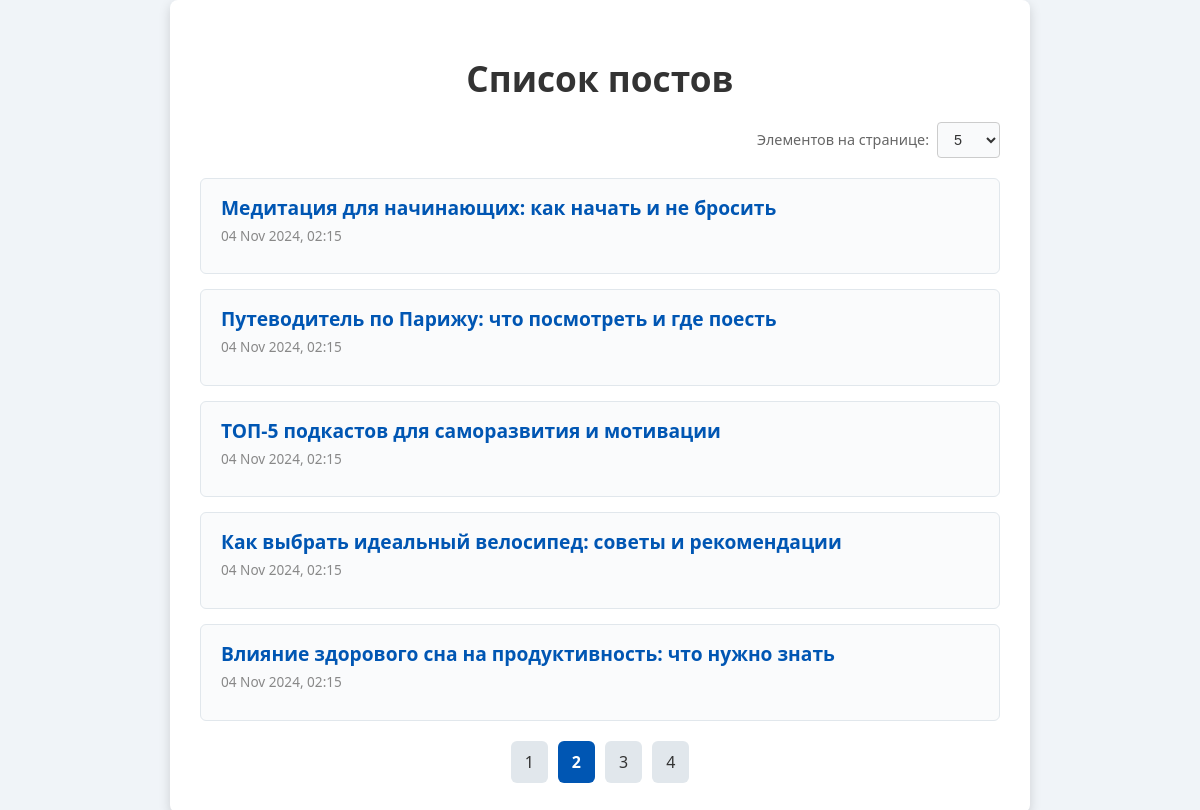
The page /?page=2&per_page=5 on the database its author committed.
### blog/models.py (models this page shows, shortened)
class Post(models.Model):
    title = models.CharField(max_length=200)
    content = models.TextField()
    created_at = models.DateTimeField(auto_now_add=True)

### blog/views.py (the view)
# urls.py: path('', views.post_list, name='post_list'),
def post_list(request):
    posts = Post.objects.all()
    per_page = request.GET.get('per_page', 5)  # Значение по умолчанию - 5
    paginator = Paginator(posts, per_page)
    page_number = request.GET.get('page')
    page_obj = paginator.get_page(page_number)
    context = {
        'page_obj': page_obj,
        'per_page': per_page,
    }
    return render(request, 'blog/post_list.html', context)

### blog/templates/blog/post_list.html (shortened to what this page needs)
<!DOCTYPE html>
<html lang="ru">
<head>
</head>
<body>
    <div class="container">
        <h1>Список постов</h1>
        <form method="get">
            <label for="per_page">Элементов на странице:</label>
            <select name="per_page" id="per_page" onchange="this.form.submit()">
                <option value="5" {% if per_page == '5' %}selected{% endif %}>5</option>
            </select>
        </form>
        <ul>
            {% for post in page_obj %}
                <li class="post-item">
                    <p class="post-title">{{ post.title }}</p>
                    <p class="post-date">{{ post.created_at|date:"d M Y, H:i" }}</p>
                </li>
            {% endfor %}
        </ul>
        <ul class="pagination">
            {% for num in page_obj.paginator.page_range %}
                {% if page_obj.number == num %}
                    <li class="active"><span>{{ num }}</span></li>
                {% else %}
                    <li><a href="?page={{ num }}&per_page={{ per_page }}">{{ num }}</a></li>
                {% endif %}
            {% endfor %}
        </ul>
    </div>
</body>
</html>

### blog/templates/blog/post_list.html (style rules this page uses)
body { font-family: 'Segoe UI', Tahoma, Geneva, Verdana, sans-serif; background-color: #f0f4f8; color: #444; margin: 0; padding: 0; display: flex; justify-content: center; align-items: center; min-height: 100vh; }
.container { max-width: 800px; width: 100%; padding: 30px; background-color: #fff; box-shadow: 0 4px 12px rgba(0, 0, 0, 0.15); border-radius: 8px; }
h1 { text-align: center; color: #333; font-size: 2.2em; margin-bottom: 20px; }
form { display: flex; justify-content: flex-end; align-items: center; margin-bottom: 20px; }
form label { margin-right: 8px; font-size: 0.9em; color: #666; }
select { padding: 8px 12px; font-size: 0.9em; border: 1px solid #ccc; border-radius: 4px; background-color: #f9fafb; color: #333; cursor: pointer; }
ul { list-style-type: none; padding: 0; margin: 0; }
.post-item { padding: 15px 20px; margin-bottom: 15px; border: 1px solid #e1e7ec; border-radius: 6px; background-color: #fafbfc; transition: transform 0.2s, box-shadow 0.2s; }
.post-title { font-size: 1.2em; font-weight: 600; color: #0056b3; margin: 0; }
.post-date { color: #888; font-size: 0.85em; margin-top: 5px; }
.pagination { display: flex; justify-content: center; list-style-type: none; padding: 0; margin-top: 20px; }
.pagination li { margin: 0 5px; }
.pagination li a, .pagination li span { display: block; padding: 10px 14px; text-decoration: none; color: #333; background-color: #e1e7ec; border-radius: 6px; transition: background-color 0.3s, color 0.3s; }
.pagination li.active span { font-weight: bold; color: #fff; background-color: #0056b3; }

### rows shown on the page
Post: title "Медитация для начинающих: как начать и не бросить", created_at "04 Nov 2024, 02:15"
Post: title "Путеводитель по Парижу: что посмотреть и где поесть", created_at "04 Nov 2024, 02:15"
Post: title "ТОП-5 подкастов для саморазвития и мотивации", created_at "04 Nov 2024, 02:15"
Post: title "Как выбрать идеальный велосипед: советы и рекомендации", created_at "04 Nov 2024, 02:15"
Post: title "Влияние здорового сна на продуктивность: что нужно знать", created_at "04 Nov 2024, 02:15"

### other values the page prints
{{ num }} "1" "3" "4"
{{ num }} "2"
